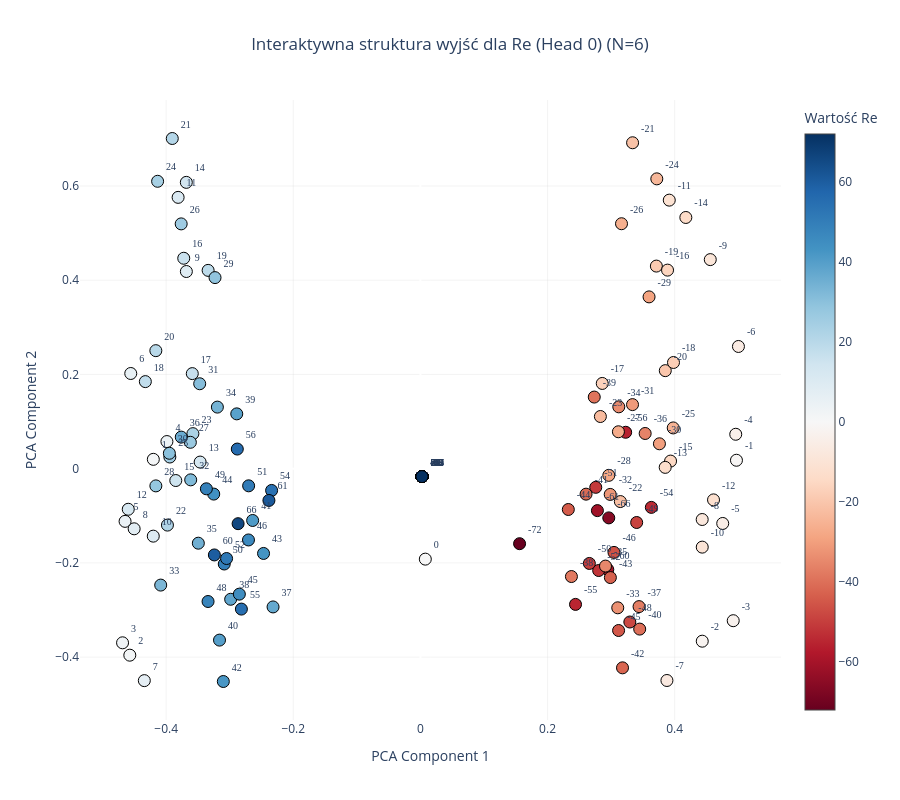
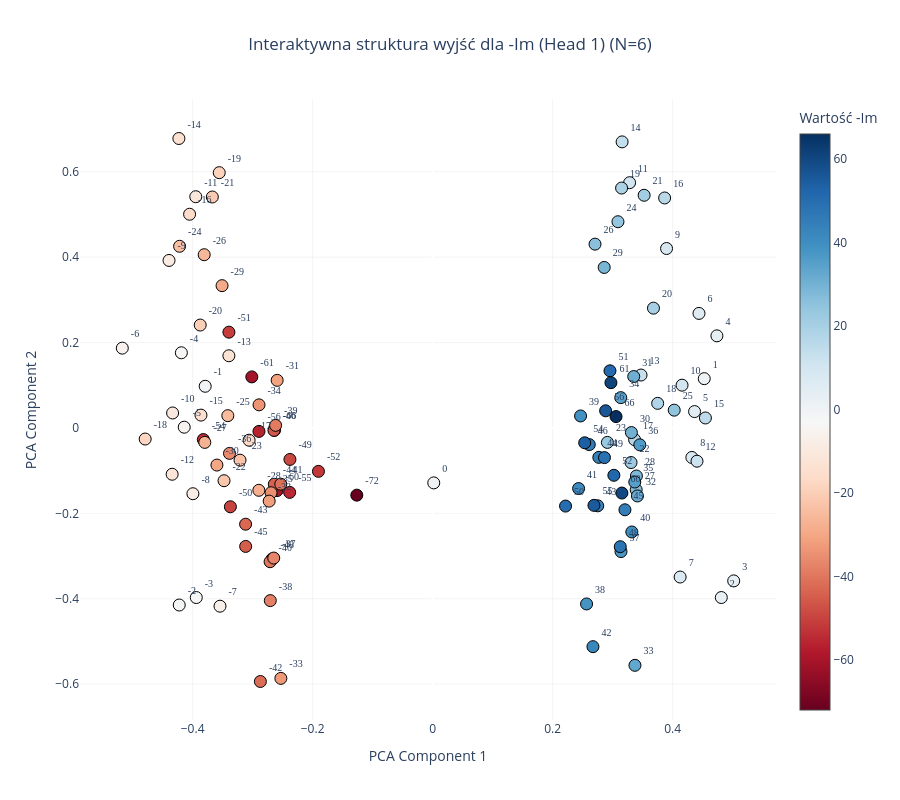

The cell these charts' notebook holds for them, in order:
### Code cell
plot_output_head_plotly(model, N=N, head_idx=0)

plot_output_head_plotly(model, N=N, head_idx=1)

### Figure 1 — Plotly figure (JSON) as saved in the notebook; plotly's stock layout.template omitted (floating-point values rounded to 4 significant figures; data arrays with more than 128 entries replaced by an {"elided": "..."} marker saying what was removed)
{"data": [{"hoverinfo": "text", "hovertext": {"elided": "145 str values"}, "marker": {"color": {"elided": "145 int values"}, "colorbar": {"title": {"text": "Wartość Re"}}, "colorscale": [[0, "rgb(103,0,31)"], [0.1, "rgb(178,24,43)"], [0.2, "rgb(214,96,77)"], [0.3, "rgb(244,165,130)"], [0.4, "rgb(253,219,199)"], [0.5, "rgb(247,247,247)"], [0.6, "rgb(209,229,240)"], [0.7, "rgb(146,197,222)"], [0.8, "rgb(67,147,195)"], [0.9, "rgb(33,102,172)"], [1, "rgb(5,48,97)"]], "line": {"color": "Black", "width": 1}, "showscale": true, "size": 12}, "mode": "markers+text", "text": {"elided": "145 str values"}, "textfont": {"family": "Arial Black", "size": 10}, "textposition": "top right", "type": "scatter", "x": {"elided": "145 float values"}, "y": {"elided": "145 float values"}}], "layout": {"height": 800, "paper_bgcolor": "white", "plot_bgcolor": "white", "showlegend": false, "title": {"text": "Interaktywna struktura wyjść dla Re (Head 0) (N=6)", "x": 0.5, "xanchor": "center"}, "width": 900, "xaxis": {"gridcolor": "rgba(200,200,200,0.2)", "title": {"text": "PCA Component 1"}}, "yaxis": {"gridcolor": "rgba(200,200,200,0.2)", "title": {"text": "PCA Component 2"}}}}

### Figure 2 — Plotly figure (JSON) as saved in the notebook; plotly's stock layout.template omitted (floating-point values rounded to 4 significant figures)
{"data": [{"hoverinfo": "text", "hovertext": ["Token ID: 0<br>Wartość algebraiczna: -72", "Token ID: 6<br>Wartość algebraiczna: -66", "Token ID: 11<br>Wartość algebraiczna: -61", "Token ID: 12<br>Wartość algebraiczna: -60", "Token ID: 16<br>Wartość algebraiczna: -56", "Token ID: 17<br>Wartość algebraiczna: -55", "Token ID: 18<br>Wartość algebraiczna: -54", "Token ID: 20<br>Wartość algebraiczna: -52", "Token ID: 21<br>Wartość algebraiczna: -51", "Token ID: 22<br>Wartość algebraiczna: -50", "Token ID: 23<br>Wartość algebraiczna: -49", "Token ID: 24<br>Wartość algebraiczna: -48", "Token ID: 26<br>Wartość algebraiczna: -46", "Token ID: 27<br>Wartość algebraiczna: -45", "Token ID: 28<br>Wartość algebraiczna: -44", "Token ID: 29<br>Wartość algebraiczna: -43", "Token ID: 30<br>Wartość algebraiczna: -42", "Token ID: 31<br>Wartość algebraiczna: -41", "Token ID: 32<br>Wartość algebraiczna: -40", "Token ID: 33<br>Wartość algebraiczna: -39", "Token ID: 34<br>Wartość algebraiczna: -38", "Token ID: 35<br>Wartość algebraiczna: -37", "Token ID: 36<br>Wartość algebraiczna: -36", "Token ID: 37<br>Wartość algebraiczna: -35", "Token ID: 38<br>Wartość algebraiczna: -34", "Token ID: 39<br>Wartość algebraiczna: -33", "Token ID: 40<br>Wartość algebraiczna: -32", "Token ID: 41<br>Wartość algebraiczna: -31", "Token ID: 42<br>Wartość algebraiczna: -30", "Token ID: 43<br>Wartość algebraiczna: -29", "Token ID: 44<br>Wartość algebraiczna: -28", "Token ID: 45<br>Wartość algebraiczna: -27", "Token ID: 46<br>Wartość algebraiczna: -26", "Token ID: 47<br>Wartość algebraiczna: -25", "Token ID: 48<br>Wartość algebraiczna: -24", "Token ID: 49<br>Wartość algebraiczna: -23", "Token ID: 50<br>Wartość algebraiczna: -22", "Token ID: 51<br>Wartość algebraiczna: -21", "Token ID: 52<br>Wartość algebraiczna: -20", "Token ID: 53<br>Wartość algebraiczna: -19", "Token ID: 54<br>Wartość algebraiczna: -18", "Token ID: 55<br>Wartość algebraiczna: -17", "Token ID: 56<br>Wartość algebraiczna: -16", "Token ID: 57<br>Wartość algebraiczna: -15", "Token ID: 58<br>Wartość algebraiczna: -14", "Token ID: 59<br>Wartość algebraiczna: -13", "Token ID: 60<br>Wartość algebraiczna: -12", "Token ID: 61<br>Wartość algebraiczna: -11", "Token ID: 62<br>Wartość algebraiczna: -10", "Token ID: 63<br>Wartość algebraiczna: -9", "Token ID: 64<br>Wartość algebraiczna: -8", "Token ID: 65<br>Wartość algebraiczna: -7", "Token ID: 66<br>Wartość algebraiczna: -6", "Token ID: 67<br>Wartość algebraiczna: -5", "Token ID: 68<br>Wartość algebraiczna: -4", "Token ID: 69<br>Wartość algebraiczna: -3", "Token ID: 70<br>Wartość algebraiczna: -2", "Token ID: 71<br>Wartość algebraiczna: -1", "Token ID: 72<br>Wartość algebraiczna: 0", "Token ID: 73<br>Wartość algebraiczna: 1", "Token ID: 74<br>Wartość algebraiczna: 2", "Token ID: 75<br>Wartość algebraiczna: 3", "Token ID: 76<br>Wartość algebraiczna: 4", "Token ID: 77<br>Wartość algebraiczna: 5", "Token ID: 78<br>Wartość algebraiczna: 6", "Token ID: 79<br>Wartość algebraiczna: 7", "Token ID: 80<br>Wartość algebraiczna: 8", "Token ID: 81<br>Wartość algebraiczna: 9", "Token ID: 82<br>Wartość algebraiczna: 10", "Token ID: 83<br>Wartość algebraiczna: 11", "Token ID: 84<br>Wartość algebraiczna: 12", "Token ID: 85<br>Wartość algebraiczna: 13", "Token ID: 86<br>Wartość algebraiczna: 14", "Token ID: 87<br>Wartość algebraiczna: 15", "Token ID: 88<br>Wartość algebraiczna: 16", "Token ID: 89<br>Wartość algebraiczna: 17", "Token ID: 90<br>Wartość algebraiczna: 18", "Token ID: 91<br>Wartość algebraiczna: 19", "Token ID: 92<br>Wartość algebraiczna: 20", "Token ID: 93<br>Wartość algebraiczna: 21", "Token ID: 94<br>Wartość algebraiczna: 22", "Token ID: 95<br>Wartość algebraiczna: 23", "Token ID: 96<br>Wartość algebraiczna: 24", "Token ID: 97<br>Wartość algebraiczna: 25", "Token ID: 98<br>Wartość algebraiczna: 26", "Token ID: 99<br>Wartość algebraiczna: 27", "Token ID: 100<br>Wartość algebraiczna: 28", "Token ID: 101<br>Wartość algebraiczna: 29", "Token ID: 102<br>Wartość algebraiczna: 30", "Token ID: 103<br>Wartość algebraiczna: 31", "Token ID: 104<br>Wartość algebraiczna: 32", "Token ID: 105<br>Wartość algebraiczna: 33", "Token ID: 106<br>Wartość algebraiczna: 34", "Token ID: 107<br>Wartość algebraiczna: 35", "Token ID: 108<br>Wartość algebraiczna: 36", "Token ID: 109<br>Wartość algebraiczna: 37", "Token ID: 110<br>Wartość algebraiczna: 38", "Token ID: 111<br>Wartość algebraiczna: 39", "Token ID: 112<br>Wartość algebraiczna: 40", "Token ID: 113<br>Wartość algebraiczna: 41", "Token ID: 114<br>Wartość algebraiczna: 42", "Token ID: 115<br>Wartość algebraiczna: 43", "Token ID: 116<br>Wartość algebraiczna: 44", "Token ID: 117<br>Wartość algebraiczna: 45", "Token ID: 118<br>Wartość algebraiczna: 46", "Token ID: 120<br>Wartość algebraiczna: 48", "Token ID: 121<br>Wartość algebraiczna: 49", "Token ID: 122<br>Wartość algebraiczna: 50", "Token ID: 123<br>Wartość algebraiczna: 51", "Token ID: 124<br>Wartość algebraiczna: 52", "Token ID: 126<br>Wartość algebraiczna: 54", "Token ID: 127<br>Wartość algebraiczna: 55", "Token ID: 128<br>Wartość algebraiczna: 56", "Token ID: 132<br>Wartość algebraiczna: 60", "Token ID: 133<br>Wartość algebraiczna: 61", "Token ID: 138<br>Wartość algebraiczna: 66"], "marker": {"color": [-72, -66, -61, -60, -56, -55, -54, -52, -51, -50, -49, -48, -46, -45, -44, -43, -42, -41, -40, -39, -38, -37, -36, -35, -34, -33, -32, -31, -30, -29, -28, -27, -26, -25, -24, -23, -22, -21, -20, -19, -18, -17, -16, -15, -14, -13, -12, -11, -10, -9, -8, -7, -6, -5, -4, -3, -2, -1, 0, 1, 2, 3, 4, 5, 6, 7, 8, 9, 10, 11, 12, 13, 14, 15, 16, 17, 18, 19, 20, 21, 22, 23, 24, 25, 26, 27, 28, 29, 30, 31, 32, 33, 34, 35, 36, 37, 38, 39, 40, 41, 42, 43, 44, 45, 46, 48, 49, 50, 51, 52, 54, 55, 56, 60, 61, 66], "colorbar": {"title": {"text": "Wartość -Im"}}, "colorscale": [[0, "rgb(103,0,31)"], [0.1, "rgb(178,24,43)"], [0.2, "rgb(214,96,77)"], [0.3, "rgb(244,165,130)"], [0.4, "rgb(253,219,199)"], [0.5, "rgb(247,247,247)"], [0.6, "rgb(209,229,240)"], [0.7, "rgb(146,197,222)"], [0.8, "rgb(67,147,195)"], [0.9, "rgb(33,102,172)"], [1, "rgb(5,48,97)"]], "line": {"color": "Black", "width": 1}, "showscale": true, "size": 12}, "mode": "markers+text", "text": ["-72", "-66", "-61", "-60", "-56", "-55", "-54", "-52", "-51", "-50", "-49", "-48", "-46", "-45", "-44", "-43", "-42", "-41", "-40", "-39", "-38", "-37", "-36", "-35", "-34", "-33", "-32", "-31", "-30", "-29", "-28", "-27", "-26", "-25", "-24", "-23", "-22", "-21", "-20", "-19", "-18", "-17", "-16", "-15", "-14", "-13", "-12", "-11", "-10", "-9", "-8", "-7", "-6", "-5", "-4", "-3", "-2", "-1", "0", "1", "2", "3", "4", "5", "6", "7", "8", "9", "10", "11", "12", "13", "14", "15", "16", "17", "18", "19", "20", "21", "22", "23", "24", "25", "26", "27", "28", "29", "30", "31", "32", "33", "34", "35", "36", "37", "38", "39", "40", "41", "42", "43", "44", "45", "46", "48", "49", "50", "51", "52", "54", "55", "56", "60", "61", "66"], "textfont": {"family": "Arial Black", "size": 10}, "textposition": "top right", "type": "scatter", "x": [-0.1263, -0.2635, -0.3013, -0.2592, -0.2894, -0.2383, -0.3822, -0.1903, -0.3395, -0.3371, -0.2378, -0.2675, -0.2644, -0.3116, -0.2639, -0.3117, -0.2871, -0.2531, -0.2709, -0.2617, -0.2705, -0.2648, -0.3386, -0.2693, -0.2893, -0.2529, -0.2724, -0.2591, -0.3595, -0.3509, -0.2896, -0.3797, -0.3807, -0.3413, -0.4217, -0.321, -0.3476, -0.3672, -0.3873, -0.3556, -0.4791, -0.3059, -0.4051, -0.3861, -0.4229, -0.3395, -0.4341, -0.3948, -0.4334, -0.4393, -0.3995, -0.3543, -0.5172, -0.414, -0.4188, -0.3939, -0.4223, -0.3791, 0.001914, 0.4528, 0.4812, 0.5018, 0.4738, 0.4366, 0.444, 0.4126, 0.4321, 0.3899, 0.4158, 0.3283, 0.4407, 0.3474, 0.3158, 0.4547, 0.3867, 0.3367, 0.3751, 0.315, 0.3681, 0.3525, 0.3307, 0.2913, 0.3089, 0.4027, 0.2707, 0.3393, 0.3397, 0.286, 0.3313, 0.3352, 0.3414, 0.3372, 0.3136, 0.337, 0.3453, 0.314, 0.2566, 0.2466, 0.332, 0.2433, 0.2672, 0.2752, 0.277, 0.3206, 0.2611, 0.3128, 0.2864, 0.2216, 0.2956, 0.3021, 0.2535, 0.2689, 0.2884, 0.3155, 0.2972, 0.3057], "y": [-0.1573, -0.00534, 0.1197, -0.1466, -0.008, -0.1508, -0.0271, -0.1016, 0.2244, -0.1845, -0.07372, -0.3068, -0.005705, -0.2774, -0.1318, -0.2253, -0.5938, -0.1316, -0.3132, 0.006138, -0.4043, -0.3047, -0.05954, -0.1516, 0.05416, -0.5864, -0.1713, 0.1116, -0.08681, 0.3333, -0.146, -0.03375, 0.4058, 0.02883, 0.4255, -0.07538, -0.1235, 0.541, 0.241, 0.5979, -0.02588, -0.0286, 0.5006, 0.03014, 0.678, 0.1692, -0.1084, 0.5416, 0.03512, 0.3923, -0.154, -0.4174, 0.187, 0.001835, 0.1761, -0.3971, -0.4146, 0.09769, -0.1286, 0.1155, -0.3971, -0.3581, 0.2158, 0.03842, 0.2683, -0.3491, -0.06901, 0.4203, 0.1002, 0.5744, -0.07777, 0.124, 0.67, 0.02341, 0.5387, -0.02747, 0.05765, 0.5619, 0.2806, 0.545, -0.08092, -0.03378, 0.483, 0.04172, 0.4306, -0.1447, -0.1124, 0.376, -0.01073, 0.1205, -0.1592, -0.5559, 0.07108, -0.1266, -0.03949, -0.2894, -0.4121, 0.02819, -0.2435, -0.1418, -0.5121, -0.1823, -0.06882, -0.1916, -0.03896, -0.2781, -0.06937, -0.1829, 0.1338, -0.1108, -0.03472, -0.1812, 0.04024, -0.1524, 0.1062, 0.02667]}], "layout": {"height": 800, "paper_bgcolor": "white", "plot_bgcolor": "white", "showlegend": false, "title": {"text": "Interaktywna struktura wyjść dla -Im (Head 1) (N=6)", "x": 0.5, "xanchor": "center"}, "width": 900, "xaxis": {"gridcolor": "rgba(200,200,200,0.2)", "title": {"text": "PCA Component 1"}}, "yaxis": {"gridcolor": "rgba(200,200,200,0.2)", "title": {"text": "PCA Component 2"}}}}
